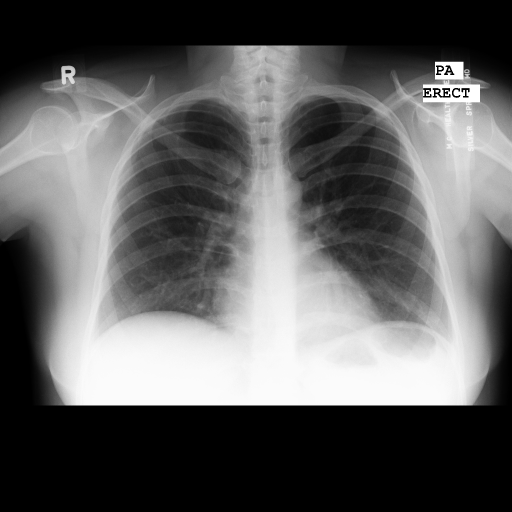
#> input picture data_64/test/cxr/MCUCXR_0001_0.png, 1024 x 1024 px, found by its file name (shown at 1/2 size)
$ jupyter execute --allow-errors lung_patch_extraction.ipynb
#> lines starting #> are read from the running program, lines starting #| are printed output that depends on the picture
[cell 1]
import numpy as np
import cv2 as cv
from matplotlib import pyplot as plt
import os
import glob
import random
from tqdm import tqdm

#### Manage image folder

[cell 2]
root = "/Users/Fashiar/Dropbox/Data/COVID-19-Project/Montgomery-CXR/MontgomerySet"
cxrFolder = os.path.join(root, "CXR_png")
maskFolder = os.path.join(root, "ManualMask")
maskFolderL = os.path.join(maskFolder, "leftMask")
maskFolderR = os.path.join(maskFolder, "rightMask")

#### Load a sample image

[cell 3]
imgName = "MCUCXR_0001_0.png"
imgFile = os.path.join(cxrFolder, imgName)

img = cv.imread(imgFile)
#> img is the input picture: shape (1024, 1024, 3); min 0, max 255, mean 95.7
print(img.shape)
#| (1024, 1024, 3)

plt.imshow(img, "gray")
plt.title("Original image")
plt.xticks([])
plt.yticks([])
plt.show()

#### Load the lung mask

[cell 4]
leftLungFile = os.path.join(maskFolderL, imgName)
rightLungFile = os.path.join(maskFolderR, imgName)
leftLung = cv.imread(leftLungFile)
rightLung = cv.imread(rightLungFile)
print(leftLung.shape)
#| (1024, 1024, 3)

lungMask = cv.add(leftLung, rightLung)
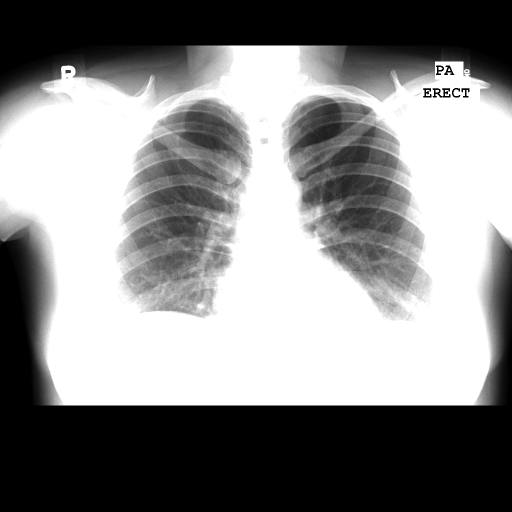
#> lungMask: shape (1024, 1024, 3) (shown at 1/2 size); min 0, max 255, mean 136
print(lungMask.shape)
#| (1024, 1024, 3)

titles = ['Left lung mask', 'Right lung mask', 'Lung mask' ]
images = [leftLung, rightLung, lungMask]

plt.figure(figsize=(15,10))
for i in range(3):
    plt.subplot(1,3,i+1)
    plt.imshow(images[i],'gray')
    plt.title(titles[i])
    plt.xticks([]),plt.yticks([])
plt.show()
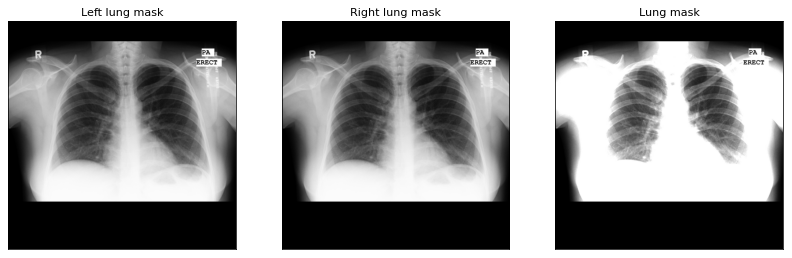
#> figure drawn by matplotlib, 3 panels

#### Scaling (4892 X 4892) and resizing (1024 X 1024) image

[cell 5]
h, w, c = img.shape
#> h = 1024; w = 1024; c = 3
# Compute center offset
xx = (4892 - w) // 2
#> xx = 1934
yy = (4892 - h) // 2
#> yy = 1934

scaledImg = np.zeros((4892, 4892, 3), dtype=np.uint8)
scaledImg[yy:yy+h, xx:xx+w, :] = img
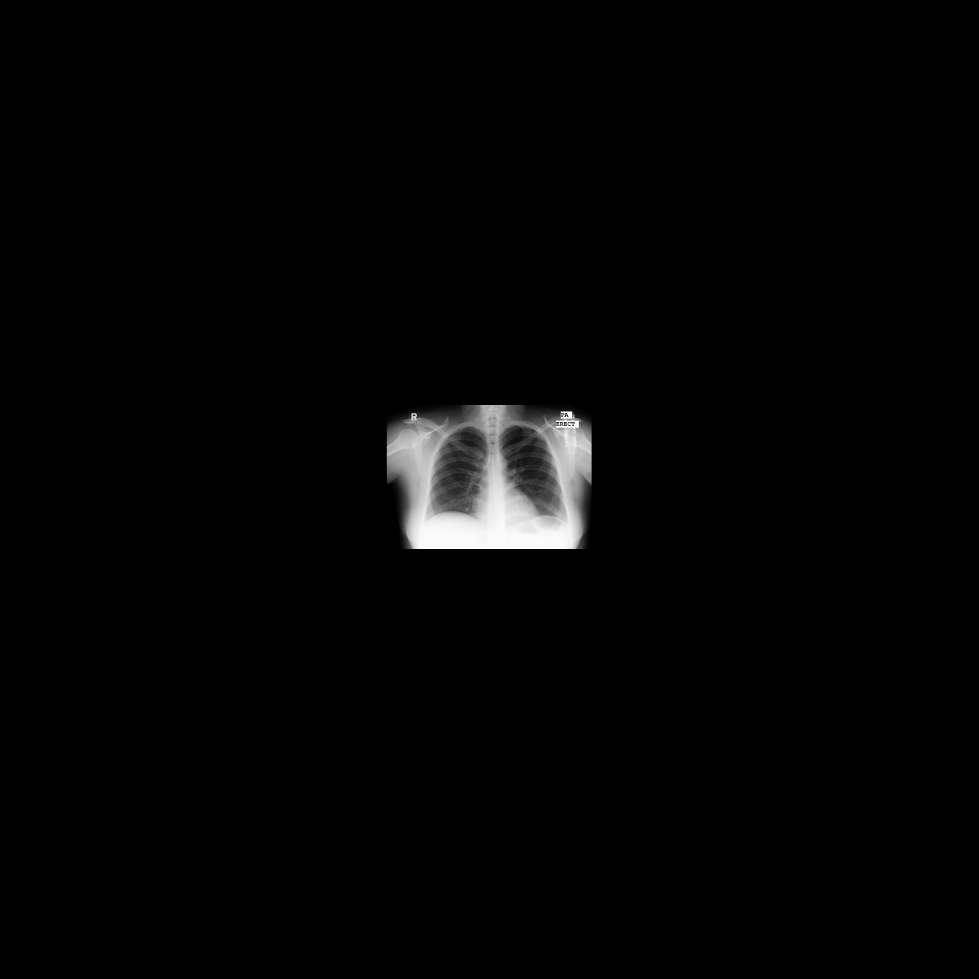
#> scaledImg: shape (4892, 4892, 3) (shown at 1/5 size); min 0, max 255, mean 4.2
resizedImg = cv.resize(scaledImg, (1024, 1024))

scaledMask = np.zeros((4892, 4892, 3), dtype=np.uint8)
scaledMask[yy:yy+h, xx:xx+w, :] = lungMask
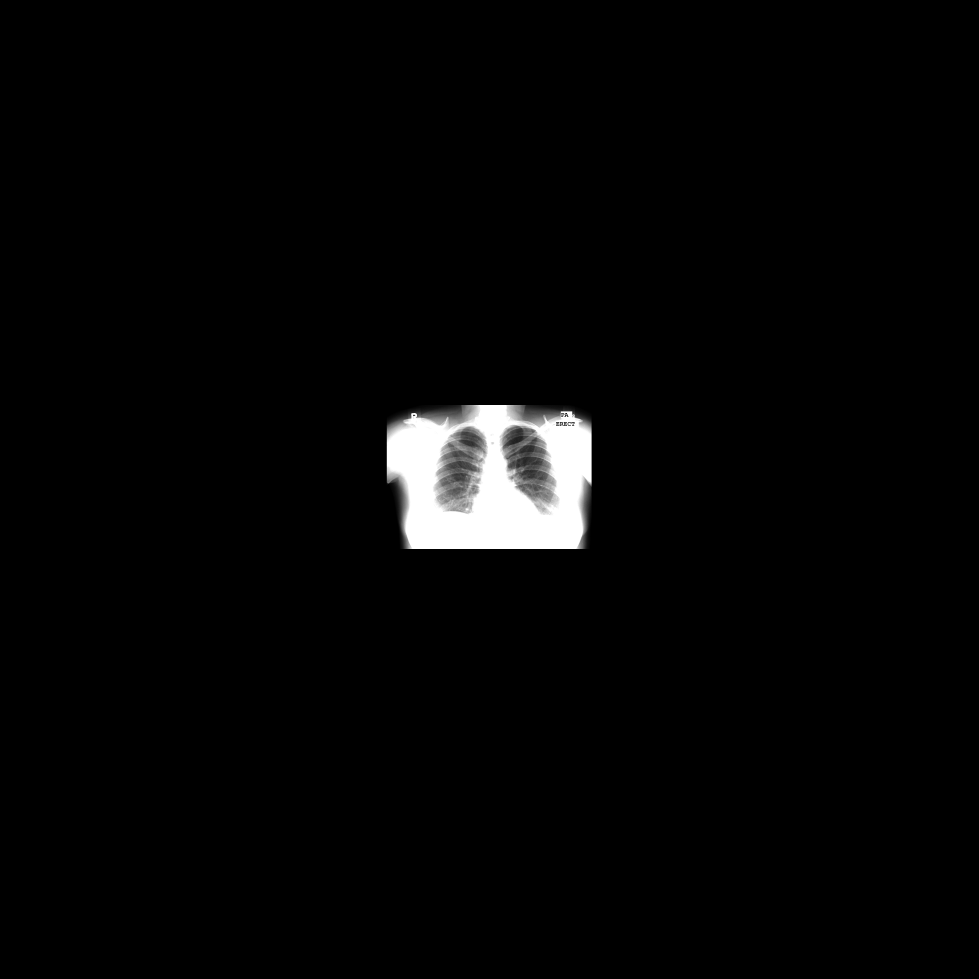
#> scaledMask: shape (4892, 4892, 3) (shown at 1/5 size); min 0, max 255, mean 6
resizedMask = cv.resize(scaledMask, (1024, 1024))

titles = ['Resized CXR', 'Resized CXR Mask']
images = [resizedImg, resizedMask]

plt.figure(figsize=(15,10))
for i in range(2):
    plt.subplot(1,3,i+1)
    plt.imshow(images[i],'gray')
    plt.title(titles[i])
    plt.xticks([]),plt.yticks([])
plt.show()
